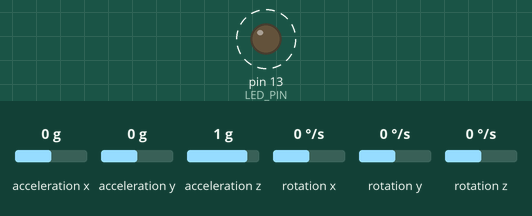
This sketch was run on a simulated Arduino Uno, built with avr-gcc and run on an emulated ATmega328P. On the bench: output pins drawn as LEDs (lit = HIGH). Dashed ring = blinking. Inputs (shaded band) come from the test bench; at power-on: acceleration x 0 g, acceleration y 0 g, acceleration z 1 g, rotation x 0 °/s, rotation y 0 °/s, rotation z 0 °/s. What the sketch prints to the serial monitor is not drawn.

Above: at 0.26 s.
Timing chart, 0 to 3.1 s (numbered marks = the images above):
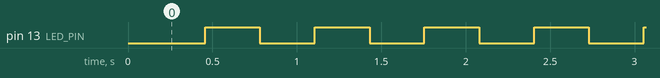

The sketch:

acceleration_detection.ino
```cpp
#include <Wire.h>
#include <I2Cdev.h>
#include <MPU6050.h>

#define LED_PIN 13

MPU6050 accelgyro; // construindo o objeto usando o endereço padrão

int16_t ax, ay, az;
int16_t gx, gy, gz;

bool blinkState = false;

void setup() {
  Serial.begin(9600);
  Serial.println("Iniciando aparelhos I2C");
  Wire.begin();
  accelgyro.initialize();
  Serial.println("Testando conexões com os aparelhos");

  if (accelgyro.testConnection()) {
    Serial.println("A conexão foi estabelecida com sucesso");
  } else {
    Serial.println("A conexão com MPU6050 falhou!");
    while(1);
  }

  // accelgyro.setXAccelOffset(-1200);
  // accelgyro.setYAccelOffset(-2500);
  // accelgyro.setZAccelOffset(1988);

  Serial.print("X.Y.Z offset :\t");
  Serial.print(accelgyro.getXAccelOffset());
  Serial.println("\t");
  Serial.print(accelgyro.getYAccelOffset());
  Serial.println("\t");
  Serial.print(accelgyro.getZAccelOffset());
  Serial.println("\t");

  pinMode(LED_PIN, OUTPUT);
}

void loop() {
  accelgyro.getMotion6(&ax, &ay, &az, &gx, &gy, &gz);

  Serial.print("a/g:\t");
  Serial.print(ax);
  Serial.println("\t");
  Serial.print(ay);
  Serial.println("\t");
  Serial.print(az);
  Serial.println("\t");
  Serial.print(gx);
  Serial.println("\t\t");
  Serial.print(gy);
  Serial.println("\t\t");
  Serial.print(gz);

  Serial.print("a/g:\t");
  Serial.print((float)ax / 16384);
  Serial.print("g\t");
  Serial.print((float)ay / 16384);
  Serial.print("g\t");
  Serial.print((float)az / 16384);
  Serial.print("g\t");
  Serial.print((float)gx / 16384);
  Serial.print("d/s  \t");
  Serial.print((float)gy / 16384);
  Serial.print("d/s  \t");
  Serial.print((float)gz / 16384);
  Serial.print("d/s  \n");

  delay(300);

  blinkState = !blinkState;
  digitalWrite(LED_PIN, blinkState);
}
```

Measured:
- by itself, pin 13 (LED_PIN): alternates HIGH for 0.32 s and LOW for 0.32 s
